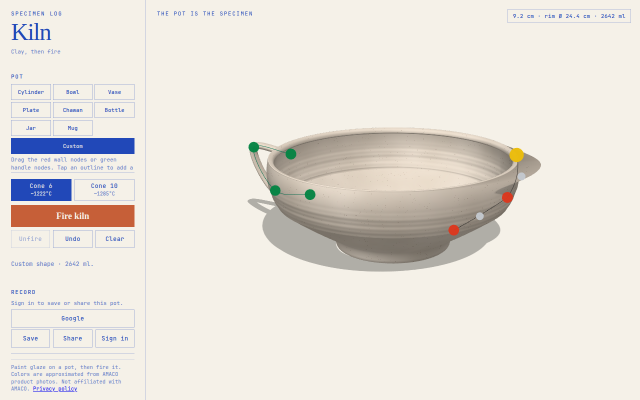
#> input picture shots/custom-desktop-edit.png, 1280 x 800 px (shown at 1/2 size)
$ python sheffield_tiles.py ../shots/custom-desktop-edit.png
#> lines starting #> are read from the running program, lines starting #| are printed output that depends on the picture; after the words box and inside, x2 and y2 are one past the last pixel; in counts of white or black regions, pixels touching at a corner belong together
"""Find the glaze tiles/cups in the Sheffield Pottery PC charts (ref only) by connected components of non-white pixels."""
import sys, json
import numpy as np
from PIL import Image, ImageDraw, ImageFont
from collections import deque
def comps(path, step=3, minpx=900):
#> called with path = '../shots/custom-desktop-edit.png', step = 3, minpx = 900
    im = Image.open(path).convert('RGB'); a = np.asarray(im).astype(int)
#> in comps, im is the input picture: PIL image 1280x800 RGB; mean R, G, B 232, 227.2, 219.8
    sm = a[::step, ::step]; mx, mn = sm.max(2), sm.min(2)
#> after `sm = a[::step, ::step]`:
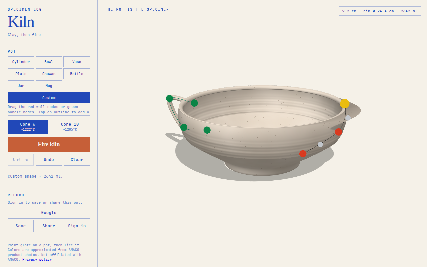
#> sm: shape (267, 427, 3) int64; mean R, G, B 231.9, 227.1, 219.8
#> after `mx, mn = (sm.max(2), sm.min(2))`:
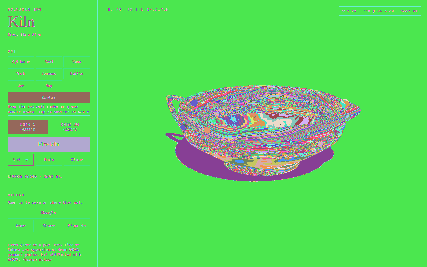
#> mx: shape (267, 427) int64; 151 distinct labels, from 54 to 245; one colour per label, 0 black
#> after `mx, mn = (sm.max(2), sm.min(2))`:
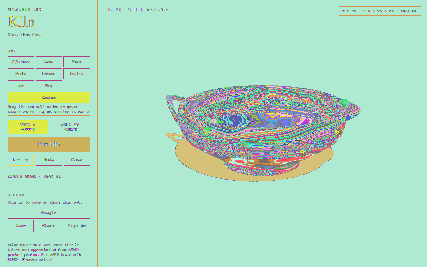
#> mn: shape (267, 427) int64; 210 distinct labels, from 0 to 232; one colour per label, 0 black
    mask = ((mx - mn) > 28) | (mx < 150)          # coloured or dark = glaze (text is thin: removed by size)
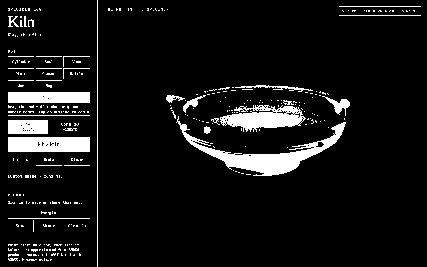
#> mask: shape (267, 427) bool; 8.1% white; 341 white regions (307 under 20 px), largest, box (x1, y1, x2, y2) and area: (176, 116, 346, 176) 2270, (220, 105, 306, 132) 1384, (8, 137, 90, 152) 1203
    H, W = mask.shape; lab = np.zeros((H, W), int); out = []; n = 0
#> after `H, W = mask.shape`: H = 267; W = 427
    for y in range(H):
        for x in range(W):
            if mask[y, x] and not lab[y, x]:
                n += 1; q = deque([(y, x)]); lab[y, x] = n; ys = []; xs = []
                while q:
                    cy, cx = q.popleft(); ys.append(cy); xs.append(cx)
                    for dy, dx in ((1, 0), (-1, 0), (0, 1), (0, -1)):
                        yy, xx = cy + dy, cx + dx
                        if 0 <= yy < H and 0 <= xx < W and mask[yy, xx] and not lab[yy, xx]: lab[yy, xx] = n; q.append((yy, xx))
                if len(ys) * step * step >= minpx * 9:
                    out.append([min(xs) * step, min(ys) * step, max(xs) * step, max(ys) * step, len(ys)])
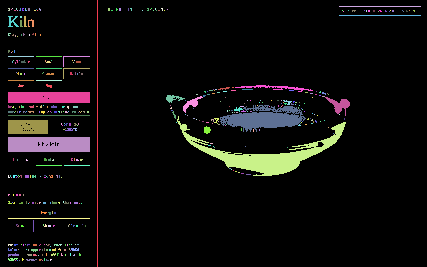
#> lab: shape (267, 427) int64; 450 distinct labels, from 0 to 449; one colour per label, 0 black
#> after the loop, n = 449
    return im, out
if __name__ == '__main__':
    res = {}
    for f in sys.argv[1:]:
        im, bx = comps(f); bx.sort(key=lambda b: (round(b[1] / 60), b[0]))
#> after `im, bx = comps(f)`: bx = [[24, 276, 267, 306, 900], [660, 315, 915, 393, 1329], [531, 348, 1035, 525, 2262], [24, 411, 267, 453, 1203]]
        d = ImageDraw.Draw(im); fnt = ImageFont.truetype('/usr/share/fonts/truetype/dejavu/DejaVuSans-Bold.ttf', 16)
        for i, b in enumerate(bx): d.rectangle(b[:4], outline=(255, 0, 0), width=2); d.text((b[0] + 3, b[1] + 3), str(i), font=fnt, fill=(255, 0, 255))
#> this loop made 4 passes
        im.save('/tmp/' + f.split('/')[-1] + '.boxes.png'); res[f] = bx; print(f, len(bx))
#> after `im.save('/tmp/' + f.split('/')[-1] + '.boxes.png')`:
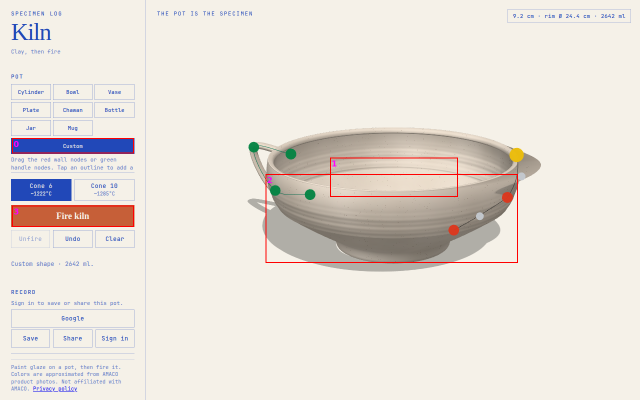
#> saved as custom-desktop-edit.png.boxes.png: PIL image 1280x800 RGB (shown at 1/2 size); mean R, G, B 232.5, 226.2, 218.8
#| ../shots/custom-desktop-edit.png 4
    json.dump(res, open('/tmp/sheffield_boxes.json', 'w'))

$ run again, on shots/custom-foot-hidden-under.png
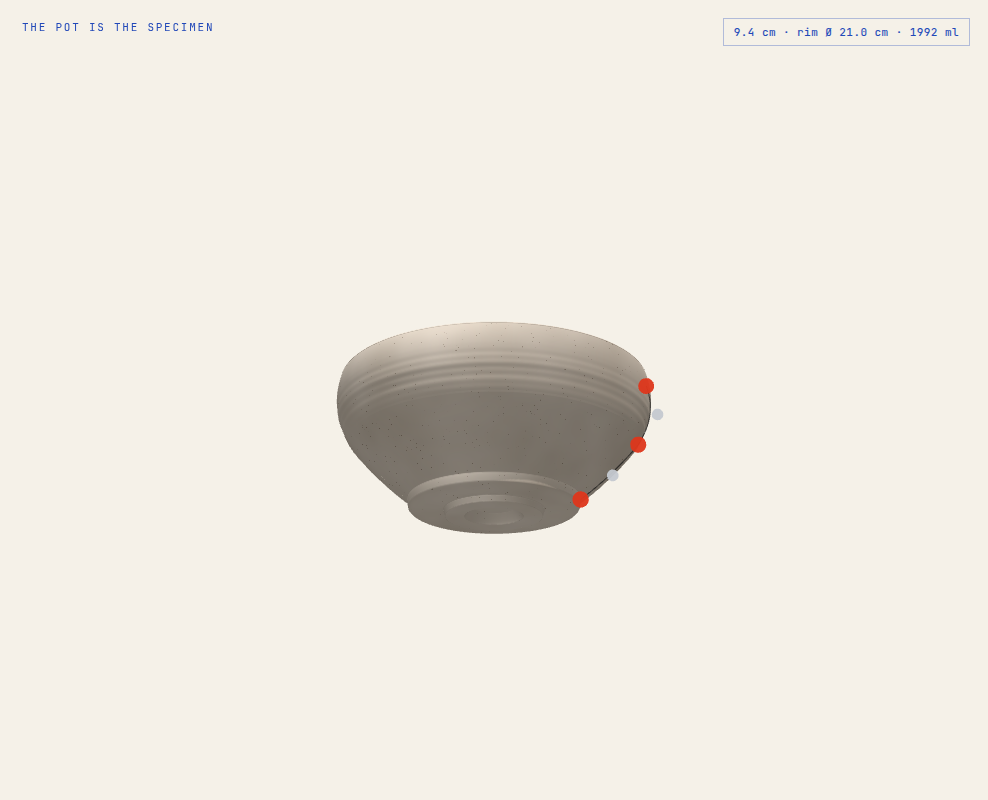
#> input picture shots/custom-foot-hidden-under.png, 988 x 800 px
#> in comps, im is the input picture: PIL image 988x800 RGB; mean R, G, B 237.9, 233.5, 224.5
#> mx: shape (267, 330) int64; 151 distinct labels, from 47 to 245
#> mn: shape (267, 330) int64; 174 distinct labels, from 29 to 232
#> mask: shape (267, 330) bool; 5.2% white; 51 white regions (47 under 20 px), largest, box (x1, y1, x2, y2) and area: (113, 123, 218, 178) 4185, (241, 6, 324, 16) 182, (160, 121, 182, 123) 24, (157, 124, 178, 125) 21
#> after the loop in comps, `for y in range(H):`:
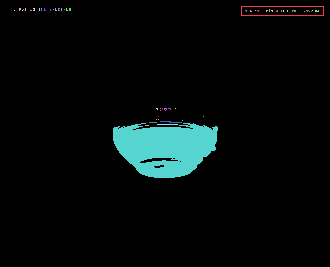
#> lab: shape (267, 330) int64; 57 distinct labels, from 0 to 56; one colour per label, 0 black
#> bx = [[339, 369, 651, 531, 4180]]
#> the loop `for i, b in enumerate(bx): d.rectangle(b[:4], outline=(255, 0, 0), wid..` made 1 pass
#> `im.save('/tmp/' + f.split('/')[-1] + '.boxes.png')`:
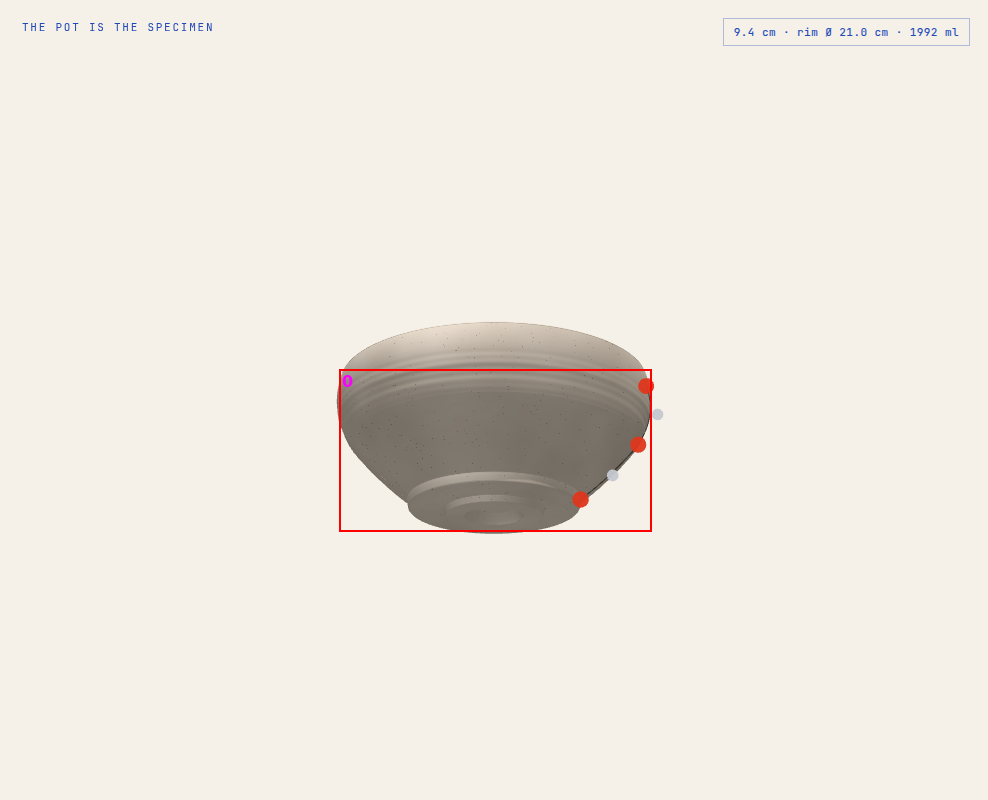
#> saved as custom-foot-hidden-under.png.boxes.png: PIL image 988x800 RGB; mean R, G, B 238, 233.1, 224.1
#| ../shots/custom-foot-hidden-under.png 1
